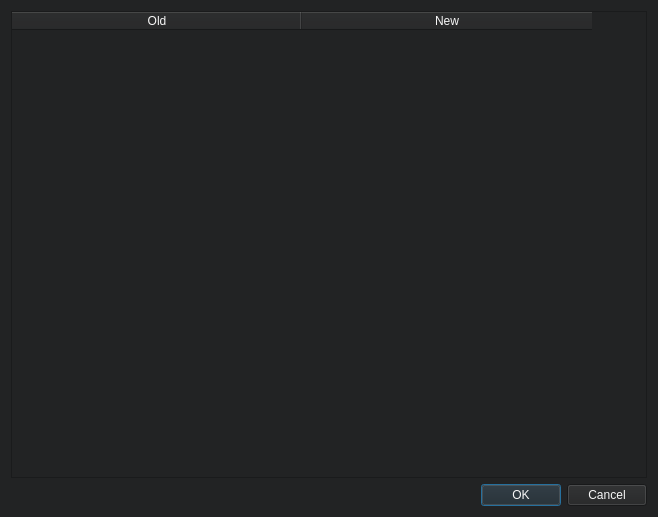
<?xml version="1.0" encoding="UTF-8"?>
<ui version="4.0">
 <class>Dialog</class>
 <widget class="QDialog" name="Dialog">
  <property name="windowModality">
   <enum>Qt::ApplicationModal</enum>
  </property>
  <property name="geometry">
   <rect>
    <x>0</x>
    <y>0</y>
    <width>658</width>
    <height>517</height>
   </rect>
  </property>
  <property name="minimumSize">
   <size>
    <width>400</width>
    <height>300</height>
   </size>
  </property>
  <property name="contextMenuPolicy">
   <enum>Qt::NoContextMenu</enum>
  </property>
  <property name="windowTitle">
   <string>Dialog</string>
  </property>
  <property name="whatsThis">
   <string/>
  </property>
  <property name="styleSheet">
   <string notr="true">background-color: rgb(34, 35, 36);
color: rgb(247, 247, 247);</string>
  </property>
  <layout class="QVBoxLayout" name="verticalLayout">
   <item>
    <widget class="QTableWidget" name="tableWidget">
     <property name="contextMenuPolicy">
      <enum>Qt::NoContextMenu</enum>
     </property>
     <property name="whatsThis">
      <string/>
     </property>
     <property name="frameShape">
      <enum>QFrame::StyledPanel</enum>
     </property>
     <attribute name="horizontalHeaderCascadingSectionResizes">
      <bool>true</bool>
     </attribute>
     <attribute name="horizontalHeaderDefaultSectionSize">
      <number>290</number>
     </attribute>
     <attribute name="verticalHeaderCascadingSectionResizes">
      <bool>true</bool>
     </attribute>
     <attribute name="verticalHeaderDefaultSectionSize">
      <number>30</number>
     </attribute>
     <column>
      <property name="text">
       <string>Old</string>
      </property>
     </column>
     <column>
      <property name="text">
       <string>New</string>
      </property>
     </column>
    </widget>
   </item>
   <item>
    <widget class="QDialogButtonBox" name="buttonBox">
     <property name="orientation">
      <enum>Qt::Horizontal</enum>
     </property>
     <property name="standardButtons">
      <set>QDialogButtonBox::Cancel|QDialogButtonBox::Ok</set>
     </property>
    </widget>
   </item>
  </layout>
 </widget>
 <resources/>
 <connections>
  <connection>
   <sender>buttonBox</sender>
   <signal>accepted()</signal>
   <receiver>Dialog</receiver>
   <slot>accept()</slot>
   <hints>
    <hint type="sourcelabel">
     <x>227</x>
     <y>501</y>
    </hint>
    <hint type="destinationlabel">
     <x>157</x>
     <y>274</y>
    </hint>
   </hints>
  </connection>
  <connection>
   <sender>buttonBox</sender>
   <signal>rejected()</signal>
   <receiver>Dialog</receiver>
   <slot>reject()</slot>
   <hints>
    <hint type="sourcelabel">
     <x>295</x>
     <y>507</y>
    </hint>
    <hint type="destinationlabel">
     <x>286</x>
     <y>274</y>
    </hint>
   </hints>
  </connection>
 </connections>
</ui>
